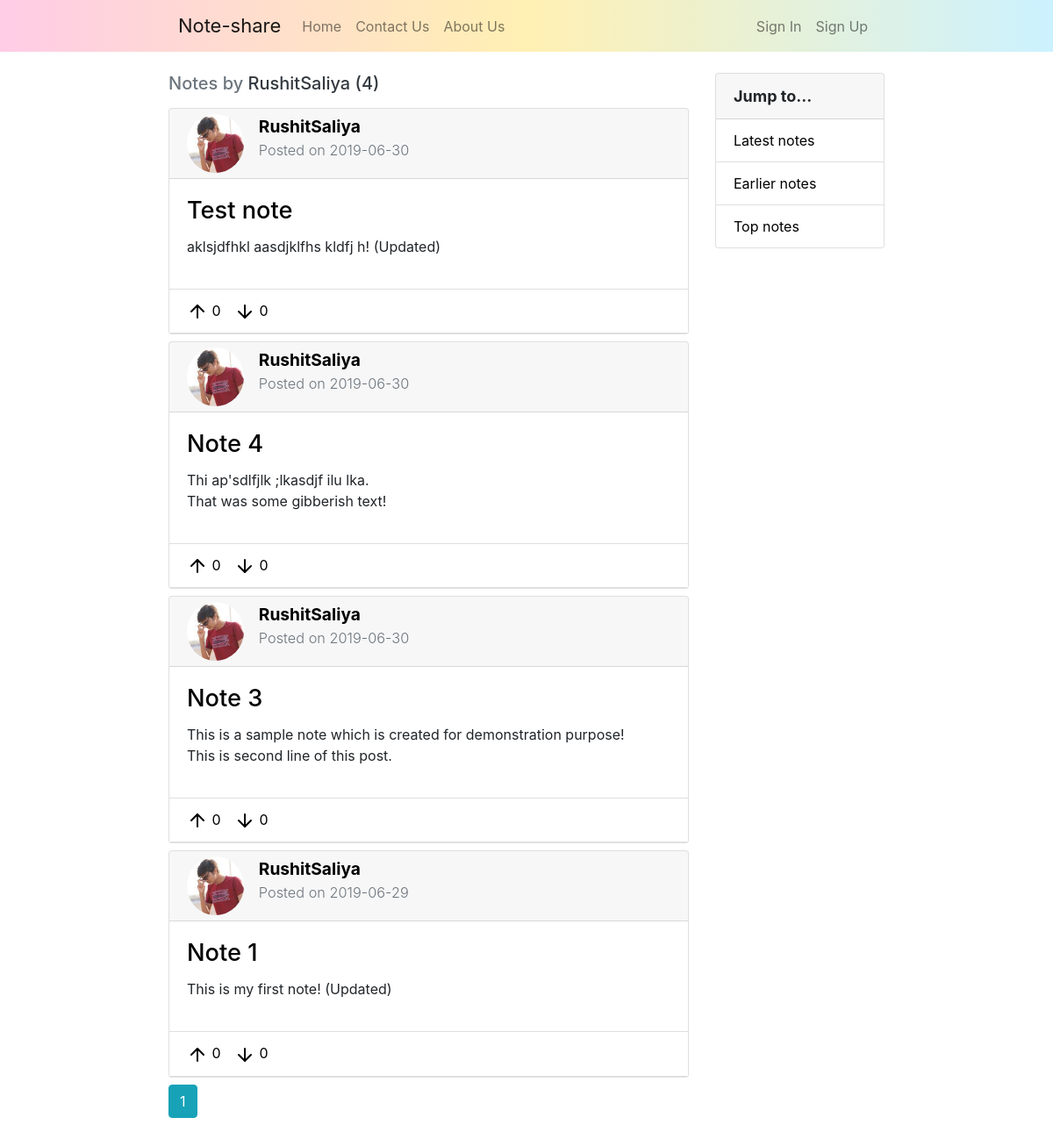
The app's page /user/RushitSaliya, older data.
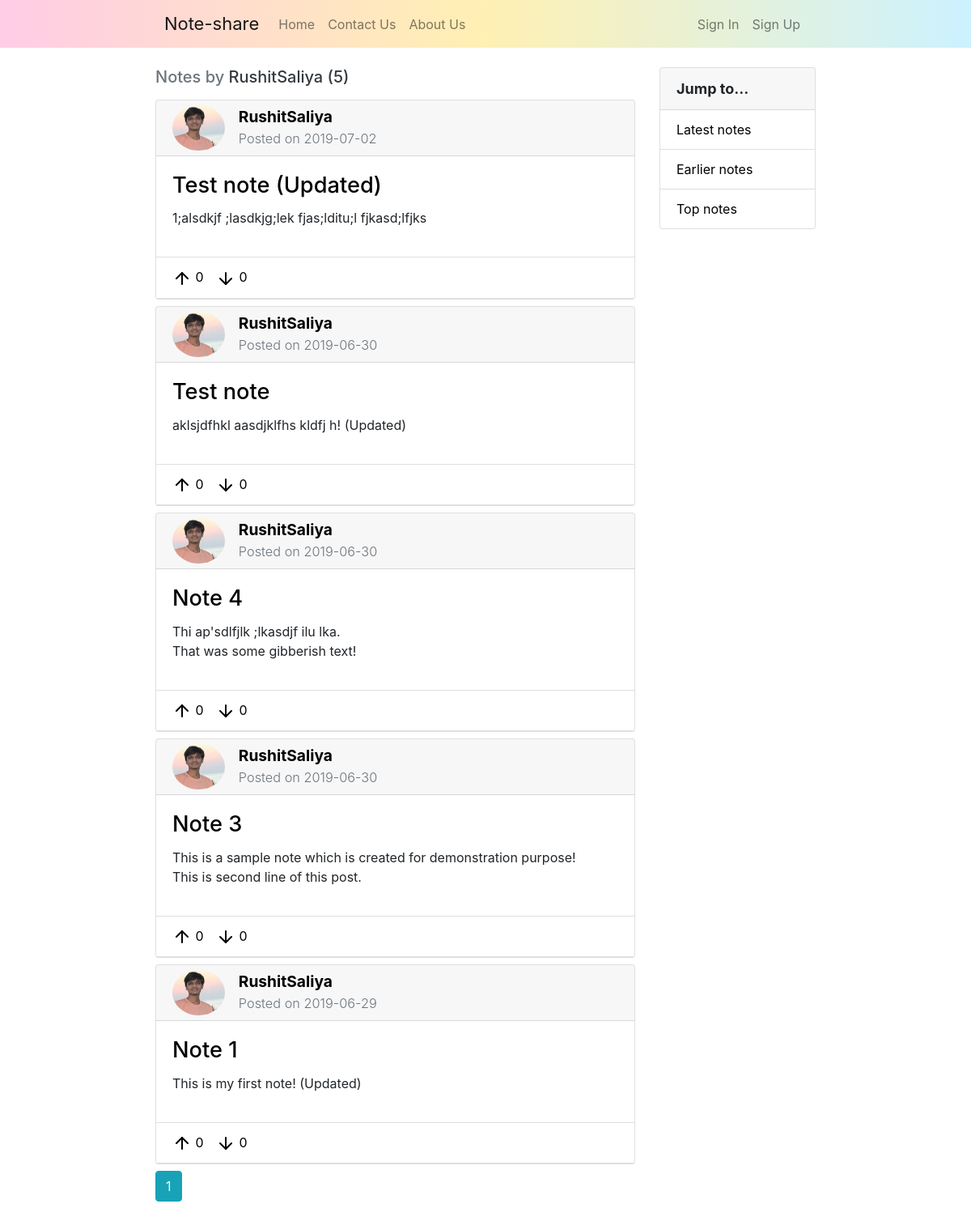
The same page, newer data.
### noteshare/models.py (models this page shows, shortened)
class Note(db.Model):
    id = db.Column(db.Integer, primary_key=True)
    title = db.Column(db.String(100), nullable=False)
    date_posted = db.Column(db.DateTime, nullable=False, default=datetime.utcnow)
    content = db.Column(db.Text, nullable=False)
    content_image = db.Column(db.String(20), nullable=True)
    ups = db.Column(db.Integer, nullable=False, default=0)
    downs = db.Column(db.Integer, nullable=False, default=0)
    user_id = db.Column(db.Integer, db.ForeignKey('user.id'), nullable=False)

class User(db.Model, UserMixin):
    id = db.Column(db.Integer, primary_key=True)
    username = db.Column(db.String(20), unique=True, nullable=False)
    email = db.Column(db.String(100), unique=True, nullable=False)
    image_file = db.Column(db.String(20), nullable=False, default='default.jpg')
    password = db.Column(db.String(50), nullable=False)
    notes = db.relationship('Note', backref='author', lazy=True)

### noteshare/notes/routes.py (the view)
@notes.route('/user/<string:username>')
def user_notes(username):
    page = request.args.get('page', 1, type=int)
    user = User.query.filter_by(username=username).first_or_404()
    notes = Note.query.filter_by(author=user).order_by(Note.date_posted.desc()).paginate(page=page, per_page=5)
    return render_template('user_notes.html', title=user.username, notes=notes, user=user)

### noteshare/templates/user_notes.html
{% extends "layout.html" %}
{% block content %}
    <div class="col-md-8 col-pl-16">
        <h5 class="text-muted mb-3">Notes by <span class="text-dark">{{ user.username }} ({{ notes.total }})</span></h5>
        {% for note in notes.items %}
            <div class="card mb-md-2">
                <div class="card-header card-custom-header">
                    <a class="anchor-note-update" href="{{ url_for('notes.user_notes', username=note.author.username) }}">
                        <div class="row">
                            <div class="col-md-2 pr-md-0">
                                <div class="note-header">
                                    <img class="rounded-circle note-author-img" src="{{ url_for('static', filename='Profile-pictures/' + note.author.image_file) }}" alt="Author's Profile-photo">
                                </div>
                            </div>
                            <div class="col-md-10 pl-md-0">
                                <div class="note-header">
                                    <strong>{{ note.author.username }}</strong><br/>
                                    <div  class="text-muted" style="font-size: 85%;">
                                        Posted on {{ note.date_posted.strftime('%Y-%m-%d') }}
                                    </div>
                                </div>
                            </div>
                        </div>
                    </a>
                </div>
                <div class="card-body">
                    <a class="anchor-note-update" href="{{ url_for('notes.note', note_id=note.id) }}">
                        <h5 class="card-title note-title">{{ note.title }}</h5>
                    </a>
                    <p style="white-space: pre-line;">{{ note.content }}</p>
                </div>
                <div class="card-header note-action">
                    <a class="note-action-btn" href="#"><img src="{{ url_for('static', filename='Icons/arrow-up.svg') }}" alt="Like"> 0 </a>
                    <a class="note-action-btn" href="#"><img src="{{ url_for('static', filename='Icons/arrow-down.svg') }}" alt="Dislike"> 0 </a>
                </div>
            </div>
        {% endfor %}
        {% for page_num in notes.iter_pages(left_edge=1, right_edge=1, left_current=1, right_current=2) %}
            {% if page_num %}
                {% if notes.page == page_num %}
                    <a class="btn btn-info mb-4" href="{{ url_for('notes.user_notes', username=user.username, page=page_num) }}">{{ page_num }}</a>
                {% else %}
                    <a class="btn btn-outline-info mb-4" href="{{ url_for('notes.user_notes', username=user.username, page=page_num) }}">{{ page_num }}</a>
                {% endif %}
            {% else %}
                ...
            {% endif %}
        {% endfor %}
    </div>
    <div class="col-md-4 col-pr-16">
        <div class="card">
                <div class="card-header" style="font-size: 18px;"><strong>Jump to...</strong></div>
                <ul class="list-group list-group-flush">
                    <li class="list-group-item"><a href="#" class="sidebar-link">Latest notes</a></li>
                    <li class="list-group-item"><a href="#" class="sidebar-link">Earlier notes</a></li>
                    <li class="list-group-item"><a href="#" class="sidebar-link">Top notes</a></li>
                </ul>
        </div>
    </div>
{% endblock content %}

Row changes from the older to the newer data that the page shows:
added Note: image_file (picture), author.username "RushitSaliya", date_posted "2019-07-02", title "Test note (Updated)", content "1;alsdkjf ;lasdkjg;lek fjas;lditu;l fjkasd;lfjks"
changed through a linked row, Note "Test note": image_file: a different picture
changed through a linked row, Note "Note 4": image_file: a different picture
changed through a linked row, Note "Note 3": image_file: a different picture
changed through a linked row, Note "Note 1": image_file: a different picture
Text that changed along with them:
{{ notes.total }}: "4" → "5"
